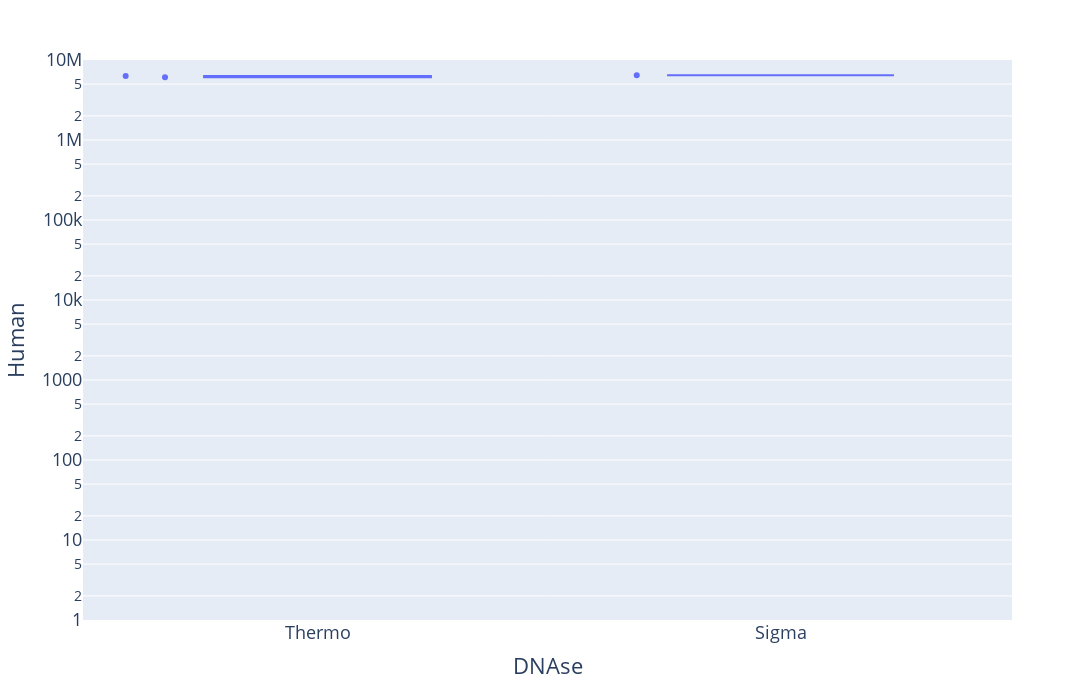

Notebook code for this chart:
### Markdown cell above
## Human Reads

### Code cell
fig = px.box(
    merged,
    x='DNAse',
    y='Human',
    points='all',
    hover_data=['Accession'],
    log_y=True
)
fig.update_layout(height=700)
fig.update_layout(
    font=dict(size=18),
    height=700,
    width=1400
)
fig.update_yaxes(range=[0, 7])
fig.show()
fig.write_html('plots/Human_normalized_reads.html')

### Figure 1 — Plotly figure (JSON) as saved in the notebook; plotly's stock layout.template omitted (floating-point values rounded to 4 significant figures)
{"data": [{"alignmentgroup": "True", "boxpoints": "all", "customdata": [["IDBD-D101312"], ["IDBD-D101313"], ["IDBD-D101314"]], "hoverlabel": {"namelength": 0}, "hovertemplate": "DNAse=%{x}<br>Human=%{y}<br>Accession=%{customdata[0]}", "legendgroup": "", "marker": {"color": "#636efa"}, "name": "", "notched": false, "offsetgroup": "", "orientation": "v", "showlegend": false, "type": "box", "x": ["Thermo", "Thermo", "Sigma"], "x0": " ", "xaxis": "x", "y": [6290000.0, 6107000.0, 6446000.0], "y0": " ", "yaxis": "y"}], "layout": {"boxmode": "group", "font": {"size": 18}, "height": 700, "legend": {"tracegroupgap": 0}, "margin": {"t": 60}, "width": 1400, "xaxis": {"anchor": "y", "autorange": true, "domain": [0, 1], "range": [-0.5049, 1.5], "title": {"text": "DNAse"}, "type": "category"}, "yaxis": {"anchor": "x", "domain": [0, 1], "range": [0, 7], "title": {"text": "Human"}, "type": "log"}}}
